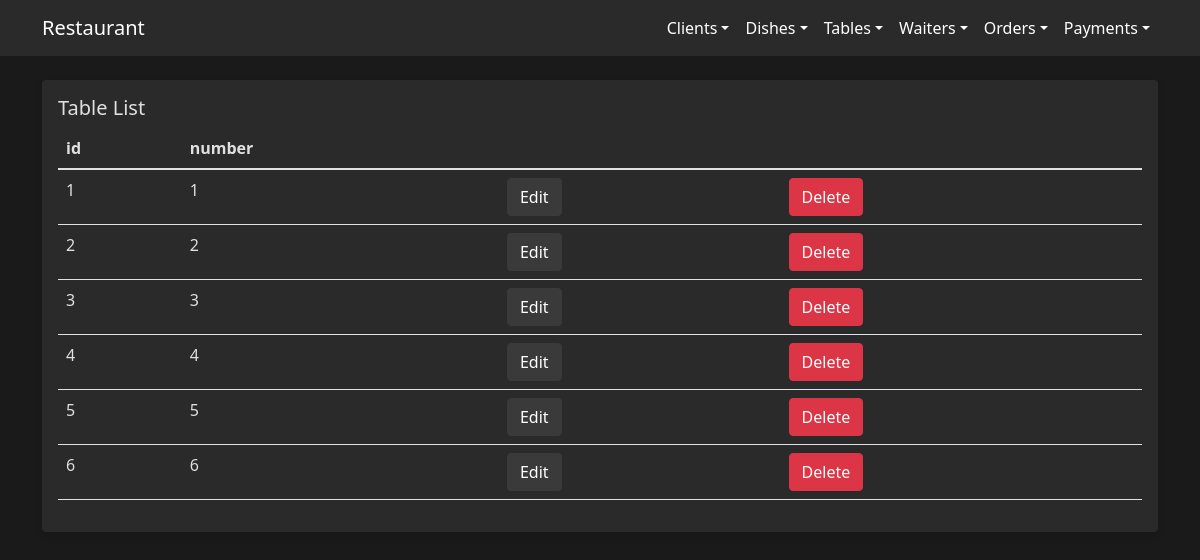
/orders/tables/, run on the app's committed database.
### orders/models/table.py (models this page shows, shortened)
class Table(models.Model):
  number = models.IntegerField(unique=True)

### orders/views/table_views.py (the view)
# urls.py: path('tables/', views.table_list, name='table_list'),
def table_list(request):
  tables = Table.objects.all()
  return render(request, 'tables/list.html', {'tables': tables})

### templates/tables/list.html (shortened to what this page needs)
{% extends "../base.html" %}
{% block content %}
<div class="card">
	<div class="card-body">
		<h5 class="card-title">Table List</h5>
		<table class="table">
			<thead>
				<tr>
					<th>id</th>
					<th>number</th>
					<th></th>
					<th></th>
				</tr>
			</thead>
			<tbody>
				{% for table in tables %}
				<tr>
					<td>{{ table.id }}</td>
					<td>{{ table.number }}</td>
					<td><a class="btn btn-primary" href="{% url "table_edit" table.id %}">Edit</a></td>
					<td>
						<form method="post" action="{% url "table_delete" table.id %}" onsubmit="return confirm('Delete Table #{{ table.number }}?')">
							<button class="btn btn-danger">Delete</button>
						</form>
					</td>
				</tr>
				{% endfor %}
			</tbody>
		</table>
	</div>
</div>
{% endblock %}

### templates/base.html (style rules this page uses)
body { background-color: #1a1a1a; }
thead, tbody, body { color: #e0e0e0;; }
.card { background-color: #2a2a2a; border: none; box-shadow: 0 4px 6px rgba(0, 0, 0, 0.1); }
.btn-primary { background-color: #3a3a3a; border-color: #3a3a3a; }

### data on the page
Table: id "1", number "1"
Table: id "2", number "2"
Table: id "3", number "3"
Table: id "4", number "4"
Table: id "5", number "5"
Table: id "6", number "6"
